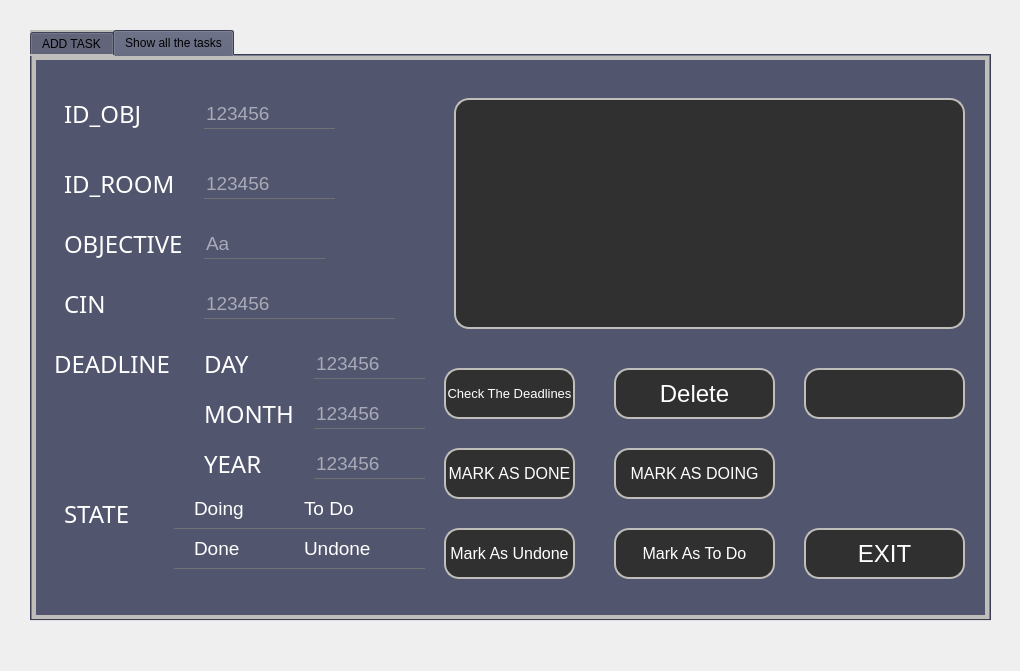
<?xml version="1.0" encoding="UTF-8"?>
<ui version="4.0">
 <class>verifcin</class>
 <widget class="QDialog" name="verifcin">
  <property name="geometry">
   <rect>
    <x>0</x>
    <y>0</y>
    <width>1020</width>
    <height>671</height>
   </rect>
  </property>
  <property name="windowTitle">
   <string>Dialog</string>
  </property>
  <property name="styleSheet">
   <string notr="true">*{
background:url(C:/Users/ALA/Desktop/2A/projet/hammerrrm.jpg);
}</string>
  </property>
  <widget class="QTabWidget" name="tabWidget">
   <property name="geometry">
    <rect>
     <x>30</x>
     <y>30</y>
     <width>961</width>
     <height>591</height>
    </rect>
   </property>
   <property name="styleSheet">
    <string notr="true">*{
	background:#51556e;
	border: 2px  solid #bfbeba;
}</string>
   </property>
   <property name="tabPosition">
    <enum>QTabWidget::North</enum>
   </property>
   <property name="tabShape">
    <enum>QTabWidget::Rounded</enum>
   </property>
   <property name="currentIndex">
    <number>1</number>
   </property>
   <property name="elideMode">
    <enum>Qt::ElideNone</enum>
   </property>
   <property name="documentMode">
    <bool>false</bool>
   </property>
   <property name="tabsClosable">
    <bool>false</bool>
   </property>
   <property name="movable">
    <bool>true</bool>
   </property>
   <property name="tabBarAutoHide">
    <bool>false</bool>
   </property>
   <widget class="QWidget" name="tab">
    <attribute name="title">
     <string>ADD TASK</string>
    </attribute>
    <widget class="QLabel" name="label_7">
     <property name="geometry">
      <rect>
       <x>240</x>
       <y>40</y>
       <width>421</width>
       <height>51</height>
      </rect>
     </property>
     <property name="styleSheet">
      <string notr="true">*{
    font-family:century gothic;border:none;
    font-size:24px;
	color:#bfbeba;
}

</string>
     </property>
     <property name="text">
      <string>Put The Task Of The Employee Here</string>
     </property>
    </widget>
    <widget class="QPushButton" name="ADD">
     <property name="geometry">
      <rect>
       <x>90</x>
       <y>440</y>
       <width>131</width>
       <height>51</height>
      </rect>
     </property>
     <property name="font">
      <font>
       <pointsize>12</pointsize>
      </font>
     </property>
     <property name="styleSheet">
      <string notr="true">*{
color:white;
border-radius: 15px;border: 2px solid #bfbeba;
background:#303030;
}

*:hover
{
	color:#303030;
	border-radius:15px;
	background:white
}</string>
     </property>
     <property name="text">
      <string>ADD</string>
     </property>
    </widget>
    <widget class="QPushButton" name="EXIT">
     <property name="geometry">
      <rect>
       <x>740</x>
       <y>440</y>
       <width>131</width>
       <height>50</height>
      </rect>
     </property>
     <property name="font">
      <font>
       <pointsize>12</pointsize>
      </font>
     </property>
     <property name="styleSheet">
      <string notr="true">*{
color:white;
border-radius: 15px;border: 2px solid #bfbeba;
background:#303030;
}

*:hover
{
	color:#303030;
	border-radius:15px;
	background:white
}</string>
     </property>
     <property name="text">
      <string>EXIT</string>
     </property>
    </widget>
    <widget class="QLabel" name="ID_OBJ">
     <property name="geometry">
      <rect>
       <x>50</x>
       <y>130</y>
       <width>91</width>
       <height>51</height>
      </rect>
     </property>
     <property name="styleSheet">
      <string notr="true">*{
    font-family:century gothic;
    font-size:24px;
	color:white;
	border:none;
}

</string>
     </property>
     <property name="text">
      <string>ID_OBJ</string>
     </property>
    </widget>
    <widget class="QLineEdit" name="LCin">
     <property name="geometry">
      <rect>
       <x>160</x>
       <y>280</y>
       <width>141</width>
       <height>31</height>
      </rect>
     </property>
     <property name="font">
      <font>
       <pointsize>14</pointsize>
      </font>
     </property>
     <property name="acceptDrops">
      <bool>true</bool>
     </property>
     <property name="styleSheet">
      <string notr="true">*{
background:transparent;
border:none;
color:white;
border-bottom:1px solid #717072;
}</string>
     </property>
     <property name="inputMask">
      <string/>
     </property>
     <property name="text">
      <string/>
     </property>
     <property name="maxLength">
      <number>32767</number>
     </property>
     <property name="echoMode">
      <enum>QLineEdit::Normal</enum>
     </property>
     <property name="placeholderText">
      <string>123456</string>
     </property>
    </widget>
    <widget class="QLineEdit" name="LObj">
     <property name="geometry">
      <rect>
       <x>160</x>
       <y>140</y>
       <width>141</width>
       <height>31</height>
      </rect>
     </property>
     <property name="font">
      <font>
       <pointsize>14</pointsize>
      </font>
     </property>
     <property name="acceptDrops">
      <bool>true</bool>
     </property>
     <property name="styleSheet">
      <string notr="true">*{
background:transparent;
border:none;
color:white;
border-bottom:1px solid #717072;
}</string>
     </property>
     <property name="inputMask">
      <string/>
     </property>
     <property name="text">
      <string/>
     </property>
     <property name="maxLength">
      <number>32767</number>
     </property>
     <property name="echoMode">
      <enum>QLineEdit::Normal</enum>
     </property>
     <property name="placeholderText">
      <string>123456</string>
     </property>
    </widget>
    <widget class="QLineEdit" name="LIdroom">
     <property name="geometry">
      <rect>
       <x>190</x>
       <y>210</y>
       <width>131</width>
       <height>31</height>
      </rect>
     </property>
     <property name="font">
      <font>
       <pointsize>14</pointsize>
      </font>
     </property>
     <property name="acceptDrops">
      <bool>true</bool>
     </property>
     <property name="styleSheet">
      <string notr="true">*{
background:transparent;
border:none;
color:white;
border-bottom:1px solid #717072;
}</string>
     </property>
     <property name="inputMask">
      <string/>
     </property>
     <property name="text">
      <string/>
     </property>
     <property name="maxLength">
      <number>32767</number>
     </property>
     <property name="echoMode">
      <enum>QLineEdit::Normal</enum>
     </property>
     <property name="placeholderText">
      <string>123456</string>
     </property>
    </widget>
    <widget class="QLineEdit" name="LDescr">
     <property name="geometry">
      <rect>
       <x>200</x>
       <y>360</y>
       <width>131</width>
       <height>31</height>
      </rect>
     </property>
     <property name="font">
      <font>
       <pointsize>14</pointsize>
      </font>
     </property>
     <property name="acceptDrops">
      <bool>true</bool>
     </property>
     <property name="styleSheet">
      <string notr="true">*{
background:transparent;
border:none;
color:white;
border-bottom:1px solid #717072;
}</string>
     </property>
     <property name="inputMask">
      <string/>
     </property>
     <property name="text">
      <string/>
     </property>
     <property name="maxLength">
      <number>32767</number>
     </property>
     <property name="echoMode">
      <enum>QLineEdit::Normal</enum>
     </property>
     <property name="placeholderText">
      <string>Aa</string>
     </property>
    </widget>
    <widget class="QLabel" name="ID_OBJ_2">
     <property name="geometry">
      <rect>
       <x>50</x>
       <y>270</y>
       <width>91</width>
       <height>51</height>
      </rect>
     </property>
     <property name="styleSheet">
      <string notr="true">*{
    font-family:century gothic;
    font-size:24px;
	color:white;
	border:none;
}

</string>
     </property>
     <property name="text">
      <string>CIN</string>
     </property>
    </widget>
    <widget class="QLabel" name="ID_OBJ_3">
     <property name="geometry">
      <rect>
       <x>50</x>
       <y>350</y>
       <width>131</width>
       <height>51</height>
      </rect>
     </property>
     <property name="styleSheet">
      <string notr="true">*{
    font-family:century gothic;
    font-size:24px;
	color:white;
	border:none;
}

</string>
     </property>
     <property name="text">
      <string>OBJECTIVE</string>
     </property>
    </widget>
    <widget class="QLabel" name="ID_OBJ_4">
     <property name="geometry">
      <rect>
       <x>50</x>
       <y>200</y>
       <width>121</width>
       <height>51</height>
      </rect>
     </property>
     <property name="styleSheet">
      <string notr="true">*{
    font-family:century gothic;
    font-size:24px;
	color:white;
	border:none;
}

</string>
     </property>
     <property name="text">
      <string>ID_ROOM</string>
     </property>
    </widget>
    <widget class="QCalendarWidget" name="LDEADLINE">
     <property name="geometry">
      <rect>
       <x>480</x>
       <y>120</y>
       <width>421</width>
       <height>291</height>
      </rect>
     </property>
    </widget>
    <widget class="QLabel" name="ID_OBJ_5">
     <property name="geometry">
      <rect>
       <x>340</x>
       <y>130</y>
       <width>121</width>
       <height>51</height>
      </rect>
     </property>
     <property name="styleSheet">
      <string notr="true">*{
    font-family:century gothic;
    font-size:24px;
	color:white;
	border:none;
}

</string>
     </property>
     <property name="text">
      <string>DEADLINE</string>
     </property>
    </widget>
   </widget>
   <widget class="QWidget" name="tab_2">
    <attribute name="title">
     <string>Show all the tasks</string>
    </attribute>
    <widget class="QLabel" name="ID_OBJ_11">
     <property name="geometry">
      <rect>
       <x>30</x>
       <y>220</y>
       <width>91</width>
       <height>51</height>
      </rect>
     </property>
     <property name="styleSheet">
      <string notr="true">*{
    font-family:century gothic;
    font-size:24px;
	color:white;
	border:none;
}

</string>
     </property>
     <property name="text">
      <string>CIN</string>
     </property>
    </widget>
    <widget class="QLineEdit" name="Tidobj">
     <property name="geometry">
      <rect>
       <x>170</x>
       <y>40</y>
       <width>131</width>
       <height>31</height>
      </rect>
     </property>
     <property name="font">
      <font>
       <pointsize>14</pointsize>
      </font>
     </property>
     <property name="acceptDrops">
      <bool>true</bool>
     </property>
     <property name="styleSheet">
      <string notr="true">*{
background:transparent;
border:none;
color:white;
border-bottom:1px solid #717072;
}</string>
     </property>
     <property name="inputMask">
      <string/>
     </property>
     <property name="text">
      <string/>
     </property>
     <property name="maxLength">
      <number>32767</number>
     </property>
     <property name="echoMode">
      <enum>QLineEdit::Normal</enum>
     </property>
     <property name="cursorPosition">
      <number>0</number>
     </property>
     <property name="readOnly">
      <bool>true</bool>
     </property>
     <property name="placeholderText">
      <string>123456</string>
     </property>
    </widget>
    <widget class="QLineEdit" name="Tcin">
     <property name="geometry">
      <rect>
       <x>170</x>
       <y>230</y>
       <width>191</width>
       <height>31</height>
      </rect>
     </property>
     <property name="font">
      <font>
       <pointsize>14</pointsize>
      </font>
     </property>
     <property name="acceptDrops">
      <bool>true</bool>
     </property>
     <property name="styleSheet">
      <string notr="true">*{
background:transparent;
border:none;
color:white;
border-bottom:1px solid #717072;
}</string>
     </property>
     <property name="inputMask">
      <string/>
     </property>
     <property name="text">
      <string/>
     </property>
     <property name="maxLength">
      <number>32767</number>
     </property>
     <property name="echoMode">
      <enum>QLineEdit::Normal</enum>
     </property>
     <property name="readOnly">
      <bool>true</bool>
     </property>
     <property name="placeholderText">
      <string>123456</string>
     </property>
    </widget>
    <widget class="QLineEdit" name="Tdescr">
     <property name="geometry">
      <rect>
       <x>170</x>
       <y>170</y>
       <width>121</width>
       <height>31</height>
      </rect>
     </property>
     <property name="font">
      <font>
       <pointsize>14</pointsize>
      </font>
     </property>
     <property name="acceptDrops">
      <bool>true</bool>
     </property>
     <property name="styleSheet">
      <string notr="true">*{
background:transparent;
border:none;
color:white;
border-bottom:1px solid #717072;
}</string>
     </property>
     <property name="inputMask">
      <string/>
     </property>
     <property name="text">
      <string/>
     </property>
     <property name="maxLength">
      <number>32767</number>
     </property>
     <property name="echoMode">
      <enum>QLineEdit::Normal</enum>
     </property>
     <property name="readOnly">
      <bool>true</bool>
     </property>
     <property name="placeholderText">
      <string>Aa</string>
     </property>
    </widget>
    <widget class="QLineEdit" name="Tidroom">
     <property name="geometry">
      <rect>
       <x>170</x>
       <y>110</y>
       <width>131</width>
       <height>31</height>
      </rect>
     </property>
     <property name="font">
      <font>
       <pointsize>14</pointsize>
      </font>
     </property>
     <property name="acceptDrops">
      <bool>true</bool>
     </property>
     <property name="styleSheet">
      <string notr="true">*{
background:transparent;
border:none;
color:white;
border-bottom:1px solid #717072;
}</string>
     </property>
     <property name="inputMask">
      <string/>
     </property>
     <property name="text">
      <string/>
     </property>
     <property name="maxLength">
      <number>32767</number>
     </property>
     <property name="echoMode">
      <enum>QLineEdit::Normal</enum>
     </property>
     <property name="readOnly">
      <bool>true</bool>
     </property>
     <property name="placeholderText">
      <string>123456</string>
     </property>
    </widget>
    <widget class="QLabel" name="ID_OBJ_12">
     <property name="geometry">
      <rect>
       <x>30</x>
       <y>100</y>
       <width>121</width>
       <height>51</height>
      </rect>
     </property>
     <property name="styleSheet">
      <string notr="true">*{
    font-family:century gothic;
    font-size:24px;
	color:white;
	border:none;
}

</string>
     </property>
     <property name="text">
      <string>ID_ROOM</string>
     </property>
    </widget>
    <widget class="QLabel" name="ID_OBJ_13">
     <property name="geometry">
      <rect>
       <x>30</x>
       <y>160</y>
       <width>131</width>
       <height>51</height>
      </rect>
     </property>
     <property name="styleSheet">
      <string notr="true">*{
    font-family:century gothic;
    font-size:24px;
	color:white;
	border:none;
}

</string>
     </property>
     <property name="text">
      <string>OBJECTIVE</string>
     </property>
    </widget>
    <widget class="QLabel" name="ID_OBJ_14">
     <property name="geometry">
      <rect>
       <x>20</x>
       <y>280</y>
       <width>121</width>
       <height>51</height>
      </rect>
     </property>
     <property name="styleSheet">
      <string notr="true">*{
    font-family:century gothic;
    font-size:24px;
	color:white;
	border:none;
}

</string>
     </property>
     <property name="text">
      <string>DEADLINE</string>
     </property>
    </widget>
    <widget class="QLabel" name="ID_OBJ_15">
     <property name="geometry">
      <rect>
       <x>30</x>
       <y>30</y>
       <width>91</width>
       <height>51</height>
      </rect>
     </property>
     <property name="styleSheet">
      <string notr="true">*{
    font-family:century gothic;
    font-size:24px;
	color:white;
	border:none;
}

</string>
     </property>
     <property name="text">
      <string>ID_OBJ</string>
     </property>
    </widget>
    <widget class="QLabel" name="ID_OBJ_16">
     <property name="geometry">
      <rect>
       <x>170</x>
       <y>280</y>
       <width>61</width>
       <height>51</height>
      </rect>
     </property>
     <property name="styleSheet">
      <string notr="true">*{
    font-family:century gothic;
    font-size:24px;
	color:white;
	border:none;
}

</string>
     </property>
     <property name="text">
      <string>DAY</string>
     </property>
    </widget>
    <widget class="QLabel" name="ID_OBJ_17">
     <property name="geometry">
      <rect>
       <x>170</x>
       <y>330</y>
       <width>91</width>
       <height>51</height>
      </rect>
     </property>
     <property name="styleSheet">
      <string notr="true">*{
    font-family:century gothic;
    font-size:24px;
	color:white;
	border:none;
}

</string>
     </property>
     <property name="text">
      <string>MONTH</string>
     </property>
    </widget>
    <widget class="QLabel" name="ID_OBJ_18">
     <property name="geometry">
      <rect>
       <x>170</x>
       <y>380</y>
       <width>71</width>
       <height>51</height>
      </rect>
     </property>
     <property name="styleSheet">
      <string notr="true">*{
    font-family:century gothic;
    font-size:24px;
	color:white;
	border:none;
}

</string>
     </property>
     <property name="text">
      <string>YEAR</string>
     </property>
    </widget>
    <widget class="QLineEdit" name="Tdeadday">
     <property name="geometry">
      <rect>
       <x>280</x>
       <y>290</y>
       <width>111</width>
       <height>31</height>
      </rect>
     </property>
     <property name="font">
      <font>
       <pointsize>14</pointsize>
      </font>
     </property>
     <property name="acceptDrops">
      <bool>true</bool>
     </property>
     <property name="styleSheet">
      <string notr="true">*{
background:transparent;
border:none;
color:white;
border-bottom:1px solid #717072;
}</string>
     </property>
     <property name="inputMask">
      <string/>
     </property>
     <property name="text">
      <string/>
     </property>
     <property name="maxLength">
      <number>32767</number>
     </property>
     <property name="echoMode">
      <enum>QLineEdit::Normal</enum>
     </property>
     <property name="readOnly">
      <bool>true</bool>
     </property>
     <property name="placeholderText">
      <string>123456</string>
     </property>
    </widget>
    <widget class="QLineEdit" name="Tdeadmonth">
     <property name="geometry">
      <rect>
       <x>280</x>
       <y>340</y>
       <width>111</width>
       <height>31</height>
      </rect>
     </property>
     <property name="font">
      <font>
       <pointsize>14</pointsize>
      </font>
     </property>
     <property name="acceptDrops">
      <bool>true</bool>
     </property>
     <property name="styleSheet">
      <string notr="true">*{
background:transparent;
border:none;
color:white;
border-bottom:1px solid #717072;
}</string>
     </property>
     <property name="inputMask">
      <string/>
     </property>
     <property name="text">
      <string/>
     </property>
     <property name="maxLength">
      <number>32767</number>
     </property>
     <property name="echoMode">
      <enum>QLineEdit::Normal</enum>
     </property>
     <property name="readOnly">
      <bool>true</bool>
     </property>
     <property name="placeholderText">
      <string>123456</string>
     </property>
    </widget>
    <widget class="QLineEdit" name="Tdeadyear">
     <property name="geometry">
      <rect>
       <x>280</x>
       <y>390</y>
       <width>111</width>
       <height>31</height>
      </rect>
     </property>
     <property name="font">
      <font>
       <pointsize>14</pointsize>
      </font>
     </property>
     <property name="acceptDrops">
      <bool>true</bool>
     </property>
     <property name="styleSheet">
      <string notr="true">*{
background:transparent;
border:none;
color:white;
border-bottom:1px solid #717072;
}</string>
     </property>
     <property name="inputMask">
      <string/>
     </property>
     <property name="text">
      <string/>
     </property>
     <property name="maxLength">
      <number>32767</number>
     </property>
     <property name="echoMode">
      <enum>QLineEdit::Normal</enum>
     </property>
     <property name="readOnly">
      <bool>true</bool>
     </property>
     <property name="placeholderText">
      <string>123456</string>
     </property>
    </widget>
    <widget class="QTableView" name="TabAff">
     <property name="geometry">
      <rect>
       <x>420</x>
       <y>40</y>
       <width>511</width>
       <height>231</height>
      </rect>
     </property>
     <property name="autoFillBackground">
      <bool>false</bool>
     </property>
     <property name="styleSheet">
      <string notr="true">*{
color: #bfbeba ;
gridline-color: #bfbeba;
font-size: 12pt;
border-radius: 15px;
background: #303030;
}

*::selection
{
background-color:white;
border : 1px solid red;
}</string>
     </property>
     <property name="tabKeyNavigation">
      <bool>true</bool>
     </property>
     <property name="showGrid">
      <bool>true</bool>
     </property>
     <property name="sortingEnabled">
      <bool>false</bool>
     </property>
     <property name="wordWrap">
      <bool>false</bool>
     </property>
     <attribute name="horizontalHeaderDefaultSectionSize">
      <number>106</number>
     </attribute>
     <attribute name="horizontalHeaderShowSortIndicator" stdset="0">
      <bool>false</bool>
     </attribute>
     <attribute name="horizontalHeaderStretchLastSection">
      <bool>false</bool>
     </attribute>
     <attribute name="verticalHeaderVisible">
      <bool>false</bool>
     </attribute>
     <attribute name="verticalHeaderCascadingSectionResizes">
      <bool>false</bool>
     </attribute>
     <attribute name="verticalHeaderHighlightSections">
      <bool>false</bool>
     </attribute>
     <attribute name="verticalHeaderShowSortIndicator" stdset="0">
      <bool>false</bool>
     </attribute>
     <attribute name="verticalHeaderStretchLastSection">
      <bool>false</bool>
     </attribute>
    </widget>
    <widget class="QPushButton" name="ADD_3">
     <property name="geometry">
      <rect>
       <x>410</x>
       <y>310</y>
       <width>131</width>
       <height>51</height>
      </rect>
     </property>
     <property name="font">
      <font>
       <pointsize>10</pointsize>
      </font>
     </property>
     <property name="styleSheet">
      <string notr="true">*{
color:white;
border-radius: 15px;border: 2px solid #bfbeba;
background:#303030;
}

*:hover
{
	color:#303030;
	border-radius:15px;
	background:white
}</string>
     </property>
     <property name="text">
      <string>Check The Deadlines</string>
     </property>
    </widget>
    <widget class="QPushButton" name="MarkDone">
     <property name="geometry">
      <rect>
       <x>410</x>
       <y>390</y>
       <width>131</width>
       <height>51</height>
      </rect>
     </property>
     <property name="font">
      <font>
       <pointsize>12</pointsize>
      </font>
     </property>
     <property name="styleSheet">
      <string notr="true">*{
color:white;
border-radius: 15px;border: 2px solid #bfbeba;
background:#303030;
}

*:hover
{
	color:#303030;
	border-radius:15px;
	background:white
}</string>
     </property>
     <property name="text">
      <string>MARK AS DONE</string>
     </property>
    </widget>
    <widget class="QPushButton" name="ADD_5">
     <property name="geometry">
      <rect>
       <x>410</x>
       <y>470</y>
       <width>131</width>
       <height>51</height>
      </rect>
     </property>
     <property name="font">
      <font>
       <pointsize>12</pointsize>
      </font>
     </property>
     <property name="styleSheet">
      <string notr="true">*{
color:white;
border-radius: 15px;border: 2px solid #bfbeba;
background:#303030;
}

*:hover
{
	color:#303030;
	border-radius:15px;
	background:white
}</string>
     </property>
     <property name="text">
      <string>Mark As Undone</string>
     </property>
    </widget>
    <widget class="QPushButton" name="EXIT_2">
     <property name="geometry">
      <rect>
       <x>770</x>
       <y>470</y>
       <width>161</width>
       <height>51</height>
      </rect>
     </property>
     <property name="font">
      <font>
       <pointsize>18</pointsize>
      </font>
     </property>
     <property name="styleSheet">
      <string notr="true">*{
color:white;
border-radius: 15px;border: 2px solid #bfbeba;
background:#303030;
}

*:hover
{
	color:#303030;
	border-radius:15px;
	background:white
}</string>
     </property>
     <property name="text">
      <string>EXIT</string>
     </property>
    </widget>
    <widget class="QLabel" name="ID_OBJ_32">
     <property name="geometry">
      <rect>
       <x>30</x>
       <y>430</y>
       <width>71</width>
       <height>51</height>
      </rect>
     </property>
     <property name="styleSheet">
      <string notr="true">*{
    font-family:century gothic;
    font-size:24px;
	color:white;
	border:none;
}

</string>
     </property>
     <property name="text">
      <string>STATE</string>
     </property>
    </widget>
    <widget class="QLabel" name="Time">
     <property name="geometry">
      <rect>
       <x>770</x>
       <y>310</y>
       <width>161</width>
       <height>51</height>
      </rect>
     </property>
     <property name="font">
      <font>
       <pointsize>20</pointsize>
      </font>
     </property>
     <property name="styleSheet">
      <string notr="true">*{
color:white;
border-radius: 15px;border: 2px solid #bfbeba;
background:#303030;
}

*:hover
{
	color:#303030;
	border-radius:15px;
	background:white
}</string>
     </property>
     <property name="text">
      <string/>
     </property>
    </widget>
    <widget class="QPushButton" name="ADD_6">
     <property name="geometry">
      <rect>
       <x>580</x>
       <y>310</y>
       <width>161</width>
       <height>51</height>
      </rect>
     </property>
     <property name="font">
      <font>
       <pointsize>18</pointsize>
      </font>
     </property>
     <property name="styleSheet">
      <string notr="true">*{
color:white;
border-radius: 15px;border: 2px solid #bfbeba;
background:#303030;
}

*:hover
{
	color:#303030;
	border-radius:15px;
	background:white
}</string>
     </property>
     <property name="text">
      <string>Delete</string>
     </property>
    </widget>
    <widget class="QPushButton" name="ADD_7">
     <property name="geometry">
      <rect>
       <x>580</x>
       <y>470</y>
       <width>161</width>
       <height>51</height>
      </rect>
     </property>
     <property name="font">
      <font>
       <pointsize>12</pointsize>
      </font>
     </property>
     <property name="styleSheet">
      <string notr="true">*{
color:white;
border-radius: 15px;border: 2px solid #bfbeba;
background:#303030;
}

*:hover
{
	color:#303030;
	border-radius:15px;
	background:white
}</string>
     </property>
     <property name="text">
      <string>Mark As To Do</string>
     </property>
    </widget>
    <widget class="QRadioButton" name="Doing">
     <property name="geometry">
      <rect>
       <x>140</x>
       <y>430</y>
       <width>131</width>
       <height>41</height>
      </rect>
     </property>
     <property name="font">
      <font>
       <pointsize>14</pointsize>
      </font>
     </property>
     <property name="styleSheet">
      <string notr="true">*{
background:transparent;
border:none;
color:white;
border-bottom:1px solid #717072;
}</string>
     </property>
     <property name="text">
      <string>Doing</string>
     </property>
    </widget>
    <widget class="QRadioButton" name="Done">
     <property name="geometry">
      <rect>
       <x>140</x>
       <y>470</y>
       <width>131</width>
       <height>41</height>
      </rect>
     </property>
     <property name="font">
      <font>
       <pointsize>14</pointsize>
      </font>
     </property>
     <property name="styleSheet">
      <string notr="true">*{
background:transparent;
border:none;
color:white;
border-bottom:1px solid #717072;
}</string>
     </property>
     <property name="text">
      <string>Done</string>
     </property>
    </widget>
    <widget class="QRadioButton" name="Undone">
     <property name="geometry">
      <rect>
       <x>250</x>
       <y>470</y>
       <width>141</width>
       <height>41</height>
      </rect>
     </property>
     <property name="font">
      <font>
       <pointsize>14</pointsize>
      </font>
     </property>
     <property name="styleSheet">
      <string notr="true">*{
background:transparent;
border:none;
color:white;
border-bottom:1px solid #717072;
}</string>
     </property>
     <property name="text">
      <string>Undone</string>
     </property>
    </widget>
    <widget class="QRadioButton" name="ToDo">
     <property name="geometry">
      <rect>
       <x>250</x>
       <y>430</y>
       <width>141</width>
       <height>41</height>
      </rect>
     </property>
     <property name="font">
      <font>
       <pointsize>14</pointsize>
      </font>
     </property>
     <property name="styleSheet">
      <string notr="true">*{
background:transparent;
border:none;
color:white;
border-bottom:1px solid #717072;
}</string>
     </property>
     <property name="text">
      <string>To Do</string>
     </property>
    </widget>
    <widget class="QPushButton" name="MarkDone_2">
     <property name="geometry">
      <rect>
       <x>580</x>
       <y>390</y>
       <width>161</width>
       <height>51</height>
      </rect>
     </property>
     <property name="font">
      <font>
       <pointsize>12</pointsize>
      </font>
     </property>
     <property name="styleSheet">
      <string notr="true">*{
color:white;
border-radius: 15px;border: 2px solid #bfbeba;
background:#303030;
}

*:hover
{
	color:#303030;
	border-radius:15px;
	background:white
}</string>
     </property>
     <property name="text">
      <string>MARK AS DOING</string>
     </property>
    </widget>
   </widget>
  </widget>
 </widget>
 <resources/>
 <connections/>
</ui>
